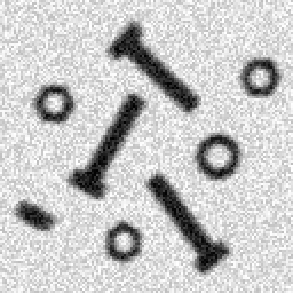
#> input picture ComputerVision/Images/porcas.png, 293 x 293 px, found by its file name
$ jupyter execute --allow-errors 4-ComputerVision.ipynb   (older library calls are emulated)
#> lines starting #> are read from the running program, lines starting #| are printed output that depends on the picture; after the words box and inside, x2 and y2 are one past the last pixel; in counts of white or black regions, pixels touching at a corner belong together
# **Visão Artificial** - Sistemas de Visão e Perceção
# <span style="background-image: linear-gradient(to right, #ff0080, #8000ff); -webkit-background-clip: text; -webkit-text-fill-color: transparent;">Tiago Padilha</span>

### **Computer Vision** é um domínio da **inteligência artificial** que permite a computadores **interpretar e tomar decisões** com base em **dados visuais**, mesmo em **ambientes dinâmicos**.  🚀

### Esta capacidade permite revolucionar as indústrias e melhorar a interação humana com a tecnologia. 🤖👨‍💻

## **4 - Processamento e Deteção**

- Após a utilização de técnicas de pré-processamento, passamos para uma fase de processamento de uma imagem com a utilização de operações morfológicas, filtros e técnicas de deteção de objetos.

---

#### Ler uma imagem

Realiza a leitura simples de uma imagem.

[cell 1]
import cv2
import matplotlib.pyplot as plt

image = cv2.imread(r"Images\Lenna.png")
#> (the rest of this cell did not finish here and is left out)

#### Histograma

[cell 2]
def histogram_gray(img_hist_gray):

  gray_hist = cv2.calcHist([img_hist_gray], [0], None, [256], [0,256])

  plt.figure()
  plt.title('Grayscale Histogram')
  plt.xlabel('Pixel Value')
  plt.ylabel('Qt. of pixels')
  plt.plot(gray_hist)
  plt.xlim([0,256])
  plt.show()

[cell 3]
import cv2
import matplotlib.pyplot as plt
import numpy as np

image = cv2.imread(r"Images\Lenna.png")
#> (the rest of this cell did not finish here and is left out)

#### Funções para visualização de 2 ou 3 imagens

[cell 4]
import matplotlib.pyplot as plt
import cv2

def show_2figures(img1, img2, title1='', title2=''):
  # title must be = 'Some title'

  # Create a figure and axes
  _ , axes = plt.subplots(1, 2, figsize=(10, 5))

  # Display the images
  axes[0].imshow(cv2.cvtColor(img1, cv2.COLOR_BGR2RGB))
  axes[0].set_title(title1)
  axes[0].axis('off')

  axes[1].imshow(cv2.cvtColor(img2, cv2.COLOR_BGR2RGB))
  axes[1].set_title(title2)
  axes[1].axis('off')

  # Adjust the spacing between subplots
  plt.subplots_adjust(wspace=0.1)


def show_3figures(img1, img2, img3, title1='', title2='', title3=''):
  # title must be = 'Some title'

  # Create a figure and axes
  _ , axes = plt.subplots(1, 3, figsize=(16, 12))

  # Display the images
  axes[0].imshow(cv2.cvtColor(img1, cv2.COLOR_BGR2RGB))
  axes[0].set_title(title1)
  axes[0].axis('off')

  axes[1].imshow(cv2.cvtColor(img2, cv2.COLOR_BGR2RGB))
  axes[1].set_title(title2)
  axes[1].axis('off')

  axes[2].imshow(cv2.cvtColor(img3, cv2.COLOR_BGR2RGB))
  axes[2].set_title(title3)
  axes[2].axis('off')

  # Adjust the spacing between subplots
  plt.subplots_adjust(wspace=0.1)

## **Deteção de Arestas**

#### Deteção de Arestas com operador de **Sobel**

[cell 5]
import cv2
import numpy as np

image = cv2.imread(r"Images\Lenna.png")
#> (the rest of this cell did not finish here and is left out)

#### Deteção de Arestas com operador de **Prewitt**

[cell 6]
import cv2
import numpy as np

# Load the image
image = cv2.imread(r"Images\Lenna.png")
#> (the rest of this cell did not finish here and is left out)

#### Deteção de Arestas com operador de **Canny**

[cell 7]
import cv2
import numpy as np

image = cv2.imread(r"Images\Lenna.png")
#> (the rest of this cell did not finish here and is left out)

## **Dilatação e Erosão**

- A dilatação é aplicada segundo o eixo x e y, no qual é possível adicionar n pixels aos pontos brancos da imagem.
- A erosão é aplicada segundo o eixo x e y, no qual é possível remover n pixels aos pontos brancos da imagem.

#### Dilatação de uma imagem

[cell 8]
import cv2
import numpy as np

# Load the image
image = cv2.imread(r"Images\Lenna.png")
#> (the rest of this cell did not finish here and is left out)

#### Erosão de uma imagem

[cell 9]
import cv2
import numpy as np

# Load the image
image = cv2.imread(r"Images\Lenna.png")
#> (the rest of this cell did not finish here and is left out)

#### Skeletonization

[cell 10]
import cv2
import numpy as np
from skimage.morphology import skeletonize

# Load the image
image = cv2.imread(r"Images\porcas.png")
#> image is the input picture: shape (293, 293, 3); min 0, max 255, mean 199
gray_image = cv2.cvtColor(image, cv2.COLOR_BGR2GRAY)

# Skeletonize Operator
blur = cv2.GaussianBlur(gray_image, (5,5), 0)
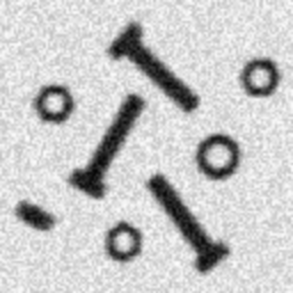
#> blur: shape (293, 293); min 5, max 253, mean 199

_, binary_image = cv2.threshold(blur, 150, 255, cv2.THRESH_BINARY)
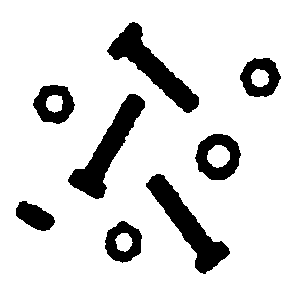
#> binary_image: shape (293, 293); 85.7% white; 8 black regions, largest, box (x1, y1, x2, y2) and area: (68, 94, 145, 199) 2518, (107, 22, 199, 113) 2477, (146, 174, 230, 274) 2474

binary_image = cv2.bitwise_not(binary_image)

skeleton = skeletonize(binary_image)
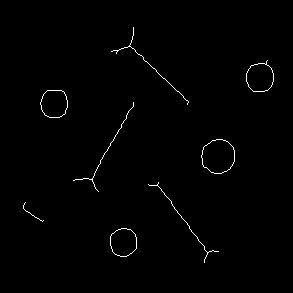
#> skeleton: shape (293, 293) bool; 0.8% white in thin lines or dots, all inside (x1, y1, x2, y2) = (23, 27, 274, 263)


show_2figures(binary_image, skeleton.astype(np.uint8)*255, 'Original Binary Image', 'Skeletonized Image')
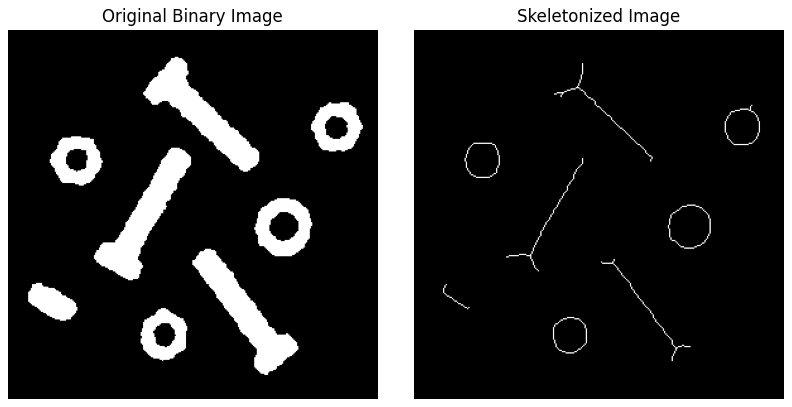
#> figure drawn by matplotlib, 2 panels

#### Detetar parafusos na imagem através de contornos e contar o número de parafusos

[cell 11]
import cv2
import numpy as np
from skimage.morphology import skeletonize

# Load the image
image = cv2.imread(r"Images\porcas.png")
gray_image = cv2.cvtColor(image, cv2.COLOR_BGR2GRAY)

# Detect the edges of the screws
blur = cv2.GaussianBlur(gray_image, (5,5), 0)

_, binary_image = cv2.threshold(blur, 150, 255, cv2.THRESH_BINARY)

binary_image = cv2.bitwise_not(binary_image)

contours, _ = cv2.findContours(binary_image, cv2.RETR_EXTERNAL, cv2.CHAIN_APPROX_SIMPLE)
#> contours = 8 contours; box (x1, y1, x2, y2) and area: (68, 94, 145, 199) 2393, (146, 174, 230, 274) 2355, (107, 22, 199, 113) 2355, (195, 134, 241, 180) 1552, (33, 85, 75, 124) 1157, (240, 58, 281, 97) 1152, (105, 221, 142, 263) 1086, (16, 201, 55, 231) 675

min_size_screw = 2000.00
final_image = image.copy()
count = 0

for cnt in contours:
    if cv2.contourArea(cnt) > min_size_screw:
        cv2.drawContours(final_image, [cnt], -1, (0, 255, 0), 2)
        count +=1
#> this loop made 8 passes
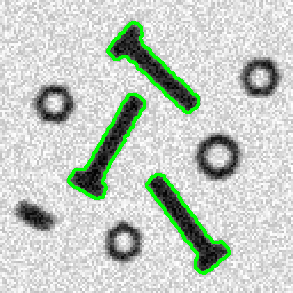
#> final_image: shape (293, 293, 3); 3.42% of pixels changed, all inside (x1, y1, x2, y2) = (67, 21, 231, 275)
#> after the loop, count = 3

show_2figures(binary_image, final_image, 'Binary Image', f'Segmented Image with {count} screws')
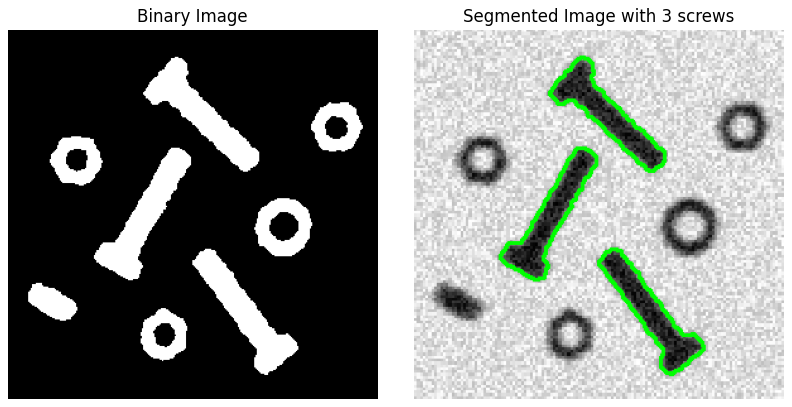
#> figure drawn by matplotlib, 2 panels

#### Detetar porcas na imagem através de contornos e contar o número de porcas

[cell 12]
import cv2
import numpy as np
from skimage.morphology import skeletonize

# Load the image
image = cv2.imread(r"Images\porcas.png")
gray_image = cv2.cvtColor(image, cv2.COLOR_BGR2GRAY)

# Detect the edges of the nuts
blur = cv2.GaussianBlur(gray_image, (5,5), 0)

_, binary_image = cv2.threshold(blur, 150, 255, cv2.THRESH_BINARY)

binary_image = cv2.bitwise_not(binary_image)

contours, _ = cv2.findContours(binary_image, cv2.RETR_EXTERNAL, cv2.CHAIN_APPROX_SIMPLE)

min_size_nuts = 1000.0
max_size_nuts = 1990.0
final_image = image.copy()
count = 0

for cnt in contours:
    if cv2.contourArea(cnt) > min_size_nuts and cv2.contourArea(cnt) < max_size_nuts :
        cv2.drawContours(final_image, [cnt], -1, (0, 0, 255), 2)
        count +=1
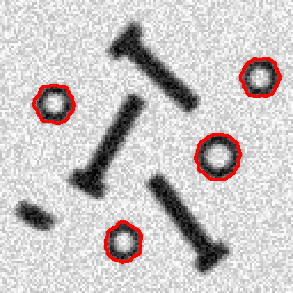
#> final_image: shape (293, 293, 3); 2.06% of pixels changed, all inside (x1, y1, x2, y2) = (32, 57, 282, 264)
#> after the loop, count = 4

show_2figures(binary_image, final_image, 'Binary Image', f'Segmented Image with {count} nuts')
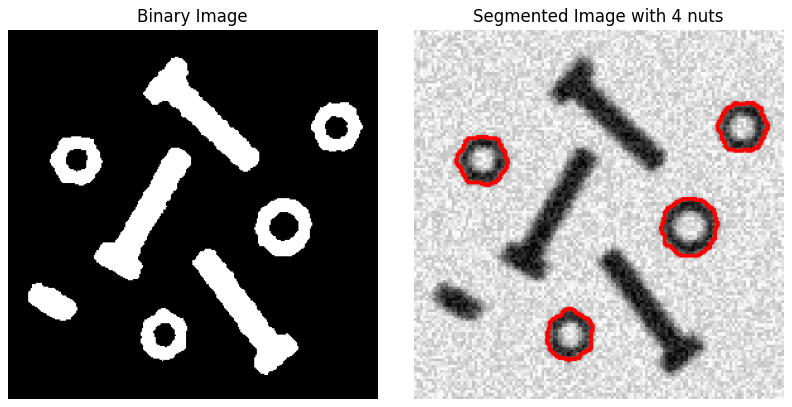
#> figure drawn by matplotlib, 2 panels

#### Analisar descritores de diferentes objetos numa imagem

[cell 13]
import cv2
import numpy as np
from skimage.morphology import skeletonize

# Load the image
image = cv2.imread(r"Images\porcas.png")
gray_image = cv2.cvtColor(image, cv2.COLOR_BGR2GRAY)

# Detect the edges of the nuts
blur = cv2.GaussianBlur(gray_image, (5,5), 0)

_, binary_image = cv2.threshold(blur, 150, 255, cv2.THRESH_BINARY)

binary_image = cv2.bitwise_not(binary_image)

contours, _ = cv2.findContours(binary_image, cv2.RETR_EXTERNAL, cv2.CHAIN_APPROX_SIMPLE)

for i, contour in enumerate(contours):

    # Area
    area = cv2.contourArea(contour)

    # Perimeter
    perimeter = cv2.arcLength(contour, True)

    # Circularity
    circularity = (4* np.pi * area) / (perimeter ** 2) if perimeter != 0 else 0

    #Convex hull or Convexity
    hull = cv2.convexHull(contour)
    hull_area = cv2.contourArea(hull)
    convexity = area / hull_area if hull_area != 0 else 0

    #Inertia or Centroid
    moments = cv2.moments(contour)
    if moments['mu02'] + moments['mu20'] != 0:
        inertia_ratio = (moments['mu20']) / (moments['mu20']) + moments['mu02']
    else:
        inertia_ratio = 0

    # Draw Rectangles
    x, y, w, h = cv2.boundingRect(contour)
    cv2.rectangle(image, (x,y), (x + w, y + h), (0, 255, 0), 2)
    cv2.putText(image, f"Blob {i + 1}", (x, y - 10), cv2.FONT_HERSHEY_SIMPLEX, 0.5, (0, 0, 255), 2)

        # Print descriptors
    print(f"Blob {i + 1}:")
    print(f" - Area: {area}")
    print(f" - Perimeter: {perimeter}")
    print(f" - Circularity: {circularity}")
    print(f" - Convexity: {convexity}")
    print(f" - Inertia Ratio: {inertia_ratio}")
    print()
#> this loop made 8 passes
#> (area, perimeter, circularity, hull_area, convexity, inertia_ratio, x, y) on passes 1 to 8: (1085.5, 129.6, 0.812, 1139, 0.953, 101721.5, 105, 221), (675, 110.6, 0.694, 715.5, 0.943, 30607.4, 16, 201), (2355, 291.5, 0.348, 3151, 0.747, 1636761.5, 146, 174), (1552, 150.7, 0.859, 1608, 0.965, 201555, 195, 134), (2393, 298.5, 0.337, 3248.5, 0.737, 1998951.2, 68, 94), (1157, 132.2, 0.832, 1211.5, 0.955, 105431.9, 33, 85), (1152.5, 133.6, 0.811, 1206.5, 0.955, 108617, 240, 58), (2355, 295.8, 0.338, 3282.5, 0.717, 1211144.4, 107, 22)
#> (printed output is left out)
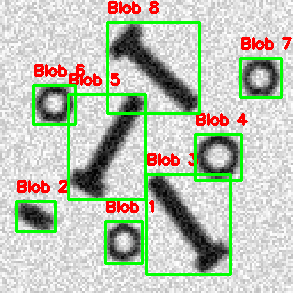
#> image: shape (293, 293, 3); 9.66% of pixels changed, all inside (x1, y1, x2, y2) = (15, 1, 292, 276)

show_2figures(binary_image, image, 'Binary Image', 'Blobs Image')
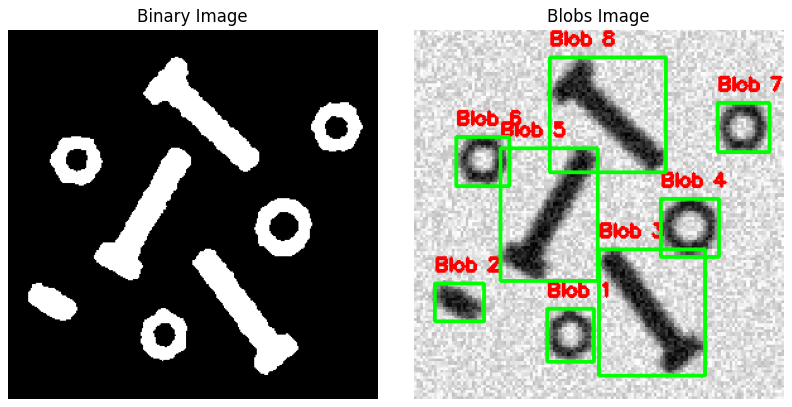
#> figure drawn by matplotlib, 2 panels
